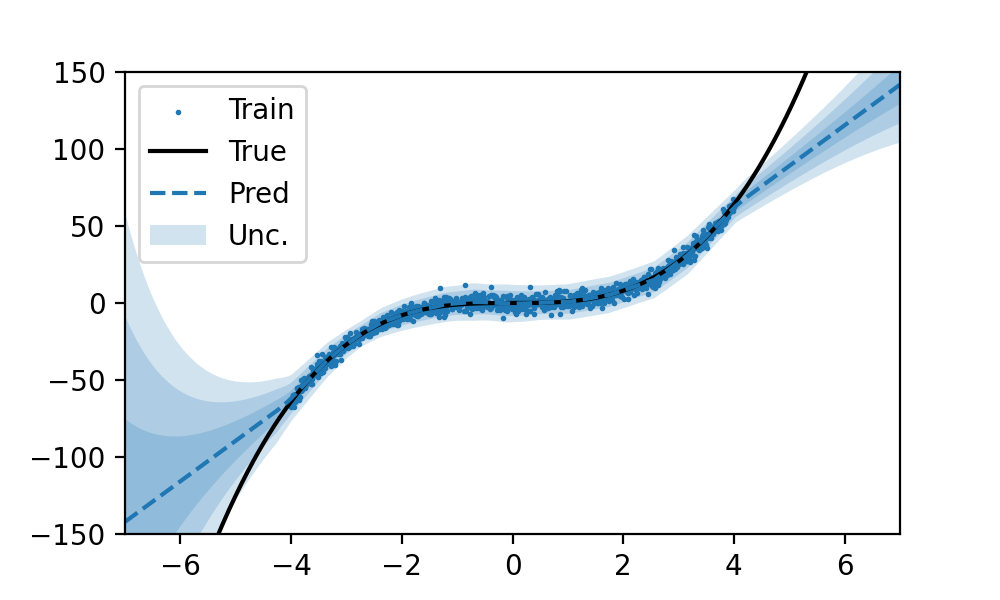

The Python source for this figure:
import torch
from torch import nn
from torch.utils.data import DataLoader, TensorDataset
import matplotlib.pyplot as plt

from edl_pytorch import NormalInvGamma, evidential_regression

# re-create toy y = x ** 3 + eps example from https://arxiv.org/abs/1910.02600
def main():
    torch.manual_seed(0)

    x_train = torch.linspace(-4, 4, 1000).unsqueeze(-1)
    sigma = torch.normal(torch.zeros_like(x_train), 3 * torch.ones_like(x_train))
    y_train = x_train**3 + sigma

    x_test = torch.linspace(-7, 7, 1000).unsqueeze(-1)
    y_test = x_test**3

    model = nn.Sequential(
        nn.Linear(1, 64),
        nn.ReLU(),
        nn.Linear(64, 64),
        nn.ReLU(),
        NormalInvGamma(64, 1),
    )

    optimizer = torch.optim.Adam(model.parameters(), lr=5e-4)

    for _ in range(500):
        for x, y in DataLoader(TensorDataset(x_train, y_train), batch_size=100, shuffle=True):
            pred = model(x)
            loss = evidential_regression(pred, y, lamb=1e-2)
            optimizer.zero_grad()
            loss.backward()
            optimizer.step()

    with torch.no_grad():
        pred = model(x_test)

    mu, v, alpha, beta = (d.squeeze() for d in pred)
    x_test = x_test.squeeze()
    var = torch.sqrt(beta / (v * (alpha - 1)))

    # plot code modified from
    # https://github.com/aamini/evidential-deep-learning/blob/main/hello_world.py#L48
    plt.figure(figsize=(5, 3), dpi=200)
    plt.scatter(x_train, y_train, s=1.0, c="tab:blue", label="Train")
    plt.plot(x_test, y_test, c="k", label="True")
    plt.plot(x_test, mu, c="tab:blue", ls="--", label="Pred")
    for std in range(4):
        plt.fill_between(
            x_test,
            (mu - std * var),
            (mu + std * var),
            alpha=0.2,
            facecolor="tab:blue",
            label="Unc." if std == 0 else None,
        )
    plt.gca().set_ylim(-150, 150)
    plt.gca().set_xlim(-7, 7)
    plt.legend(loc="upper left")
    plt.savefig("examples/cubic.png")



if __name__ == "__main__":
    main()

